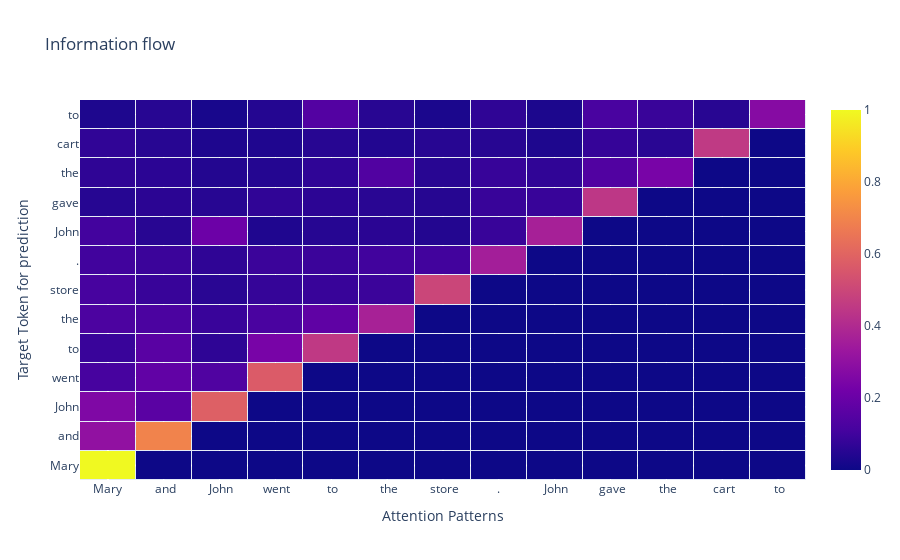
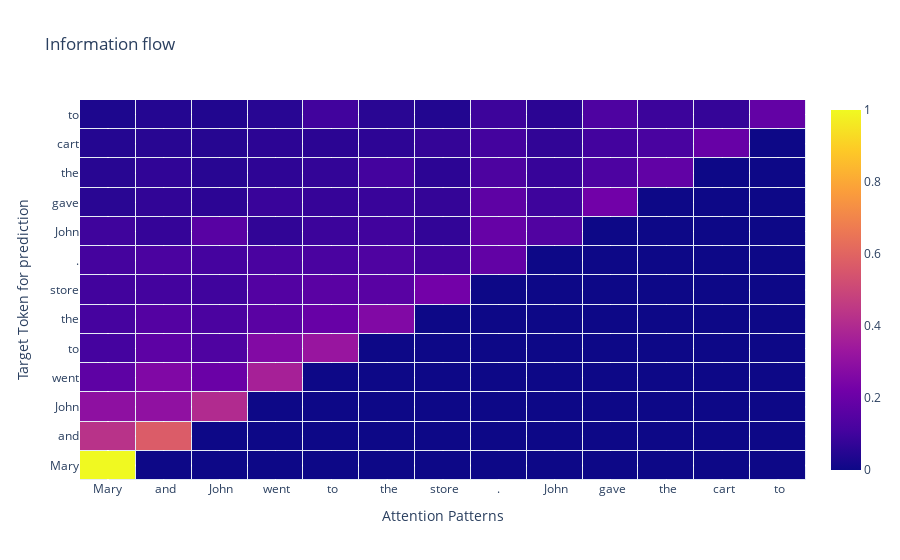
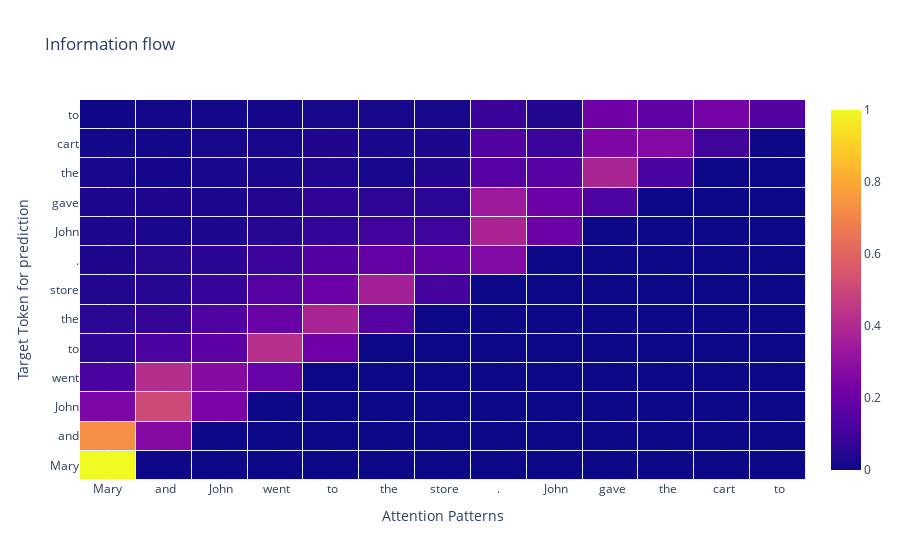
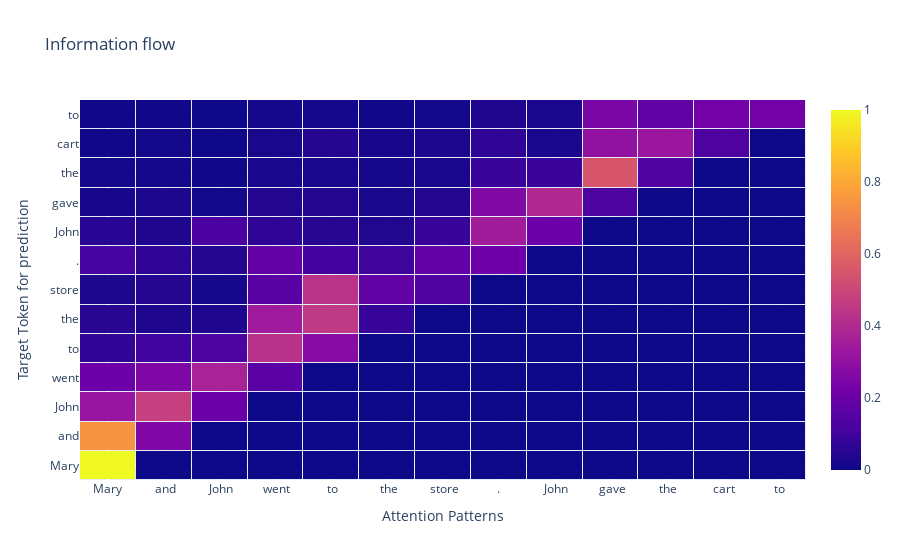

The notebook cell saved with these charts, in order:
### Code cell
plot_info_flow("Mary and John went to the store. John gave the cart to", by_layer=True)

### Figure 1 — Plotly figure (JSON) as saved in the notebook; plotly's stock layout.template omitted (floating-point values rounded to 4 significant figures; data arrays with more than 128 entries replaced by an {"elided": "..."} marker saying what was removed)
{"data": [{"dx": 1, "dy": 1, "type": "heatmap", "x0": 0, "xaxis": "x", "xgap": 1, "y0": 0, "yaxis": "y", "ygap": 1, "z": {"elided": "13x13 float values"}}], "layout": {"title": {"text": "Information flow"}, "xaxis": {"tickfont": {"size": 12}, "tickmode": "array", "ticktext": ["Mary", " and", " John", " went", " to", " the", " store", ".", " John", " gave", " the", " cart", " to"], "tickvals": [0, 1, 2, 3, 4, 5, 6, 7, 8, 9, 10, 11, 12], "title": {"text": "Attention Patterns"}}, "yaxis": {"tickfont": {"size": 12}, "tickmode": "array", "ticktext": ["Mary", " and", " John", " went", " to", " the", " store", ".", " John", " gave", " the", " cart", " to"], "tickvals": [0, 1, 2, 3, 4, 5, 6, 7, 8, 9, 10, 11, 12], "title": {"text": "Target Token for prediction"}}}}

### Figure 2 — Plotly figure (JSON) as saved in the notebook; plotly's stock layout.template omitted (floating-point values rounded to 4 significant figures; data arrays with more than 128 entries replaced by an {"elided": "..."} marker saying what was removed)
{"data": [{"dx": 1, "dy": 1, "type": "heatmap", "x0": 0, "xaxis": "x", "xgap": 1, "y0": 0, "yaxis": "y", "ygap": 1, "z": {"elided": "13x13 float values"}}], "layout": {"title": {"text": "Information flow"}, "xaxis": {"tickfont": {"size": 12}, "tickmode": "array", "ticktext": ["Mary", " and", " John", " went", " to", " the", " store", ".", " John", " gave", " the", " cart", " to"], "tickvals": [0, 1, 2, 3, 4, 5, 6, 7, 8, 9, 10, 11, 12], "title": {"text": "Attention Patterns"}}, "yaxis": {"tickfont": {"size": 12}, "tickmode": "array", "ticktext": ["Mary", " and", " John", " went", " to", " the", " store", ".", " John", " gave", " the", " cart", " to"], "tickvals": [0, 1, 2, 3, 4, 5, 6, 7, 8, 9, 10, 11, 12], "title": {"text": "Target Token for prediction"}}}}

### Figure 3 — Plotly figure (JSON) as saved in the notebook; plotly's stock layout.template omitted (floating-point values rounded to 4 significant figures; data arrays with more than 128 entries replaced by an {"elided": "..."} marker saying what was removed)
{"data": [{"dx": 1, "dy": 1, "type": "heatmap", "x0": 0, "xaxis": "x", "xgap": 1, "y0": 0, "yaxis": "y", "ygap": 1, "z": {"elided": "13x13 float values"}}], "layout": {"title": {"text": "Information flow"}, "xaxis": {"tickfont": {"size": 12}, "tickmode": "array", "ticktext": ["Mary", " and", " John", " went", " to", " the", " store", ".", " John", " gave", " the", " cart", " to"], "tickvals": [0, 1, 2, 3, 4, 5, 6, 7, 8, 9, 10, 11, 12], "title": {"text": "Attention Patterns"}}, "yaxis": {"tickfont": {"size": 12}, "tickmode": "array", "ticktext": ["Mary", " and", " John", " went", " to", " the", " store", ".", " John", " gave", " the", " cart", " to"], "tickvals": [0, 1, 2, 3, 4, 5, 6, 7, 8, 9, 10, 11, 12], "title": {"text": "Target Token for prediction"}}}}

### Figure 4 — Plotly figure (JSON) as saved in the notebook; plotly's stock layout.template omitted (floating-point values rounded to 4 significant figures; data arrays with more than 128 entries replaced by an {"elided": "..."} marker saying what was removed)
{"data": [{"dx": 1, "dy": 1, "type": "heatmap", "x0": 0, "xaxis": "x", "xgap": 1, "y0": 0, "yaxis": "y", "ygap": 1, "z": {"elided": "13x13 float values"}}], "layout": {"title": {"text": "Information flow"}, "xaxis": {"tickfont": {"size": 12}, "tickmode": "array", "ticktext": ["Mary", " and", " John", " went", " to", " the", " store", ".", " John", " gave", " the", " cart", " to"], "tickvals": [0, 1, 2, 3, 4, 5, 6, 7, 8, 9, 10, 11, 12], "title": {"text": "Attention Patterns"}}, "yaxis": {"tickfont": {"size": 12}, "tickmode": "array", "ticktext": ["Mary", " and", " John", " went", " to", " the", " store", ".", " John", " gave", " the", " cart", " to"], "tickvals": [0, 1, 2, 3, 4, 5, 6, 7, 8, 9, 10, 11, 12], "title": {"text": "Target Token for prediction"}}}}
